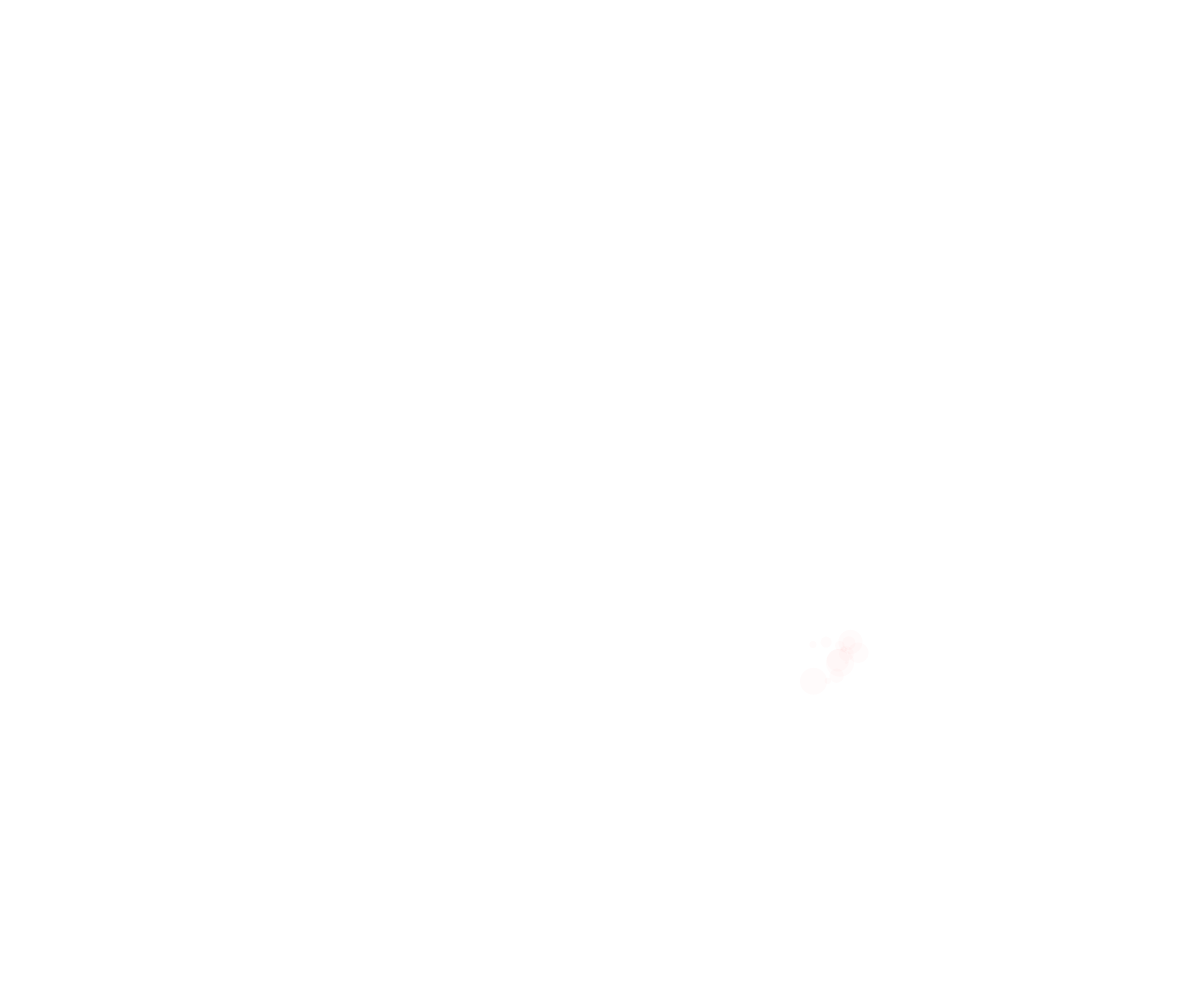
Frame 1 (no input)
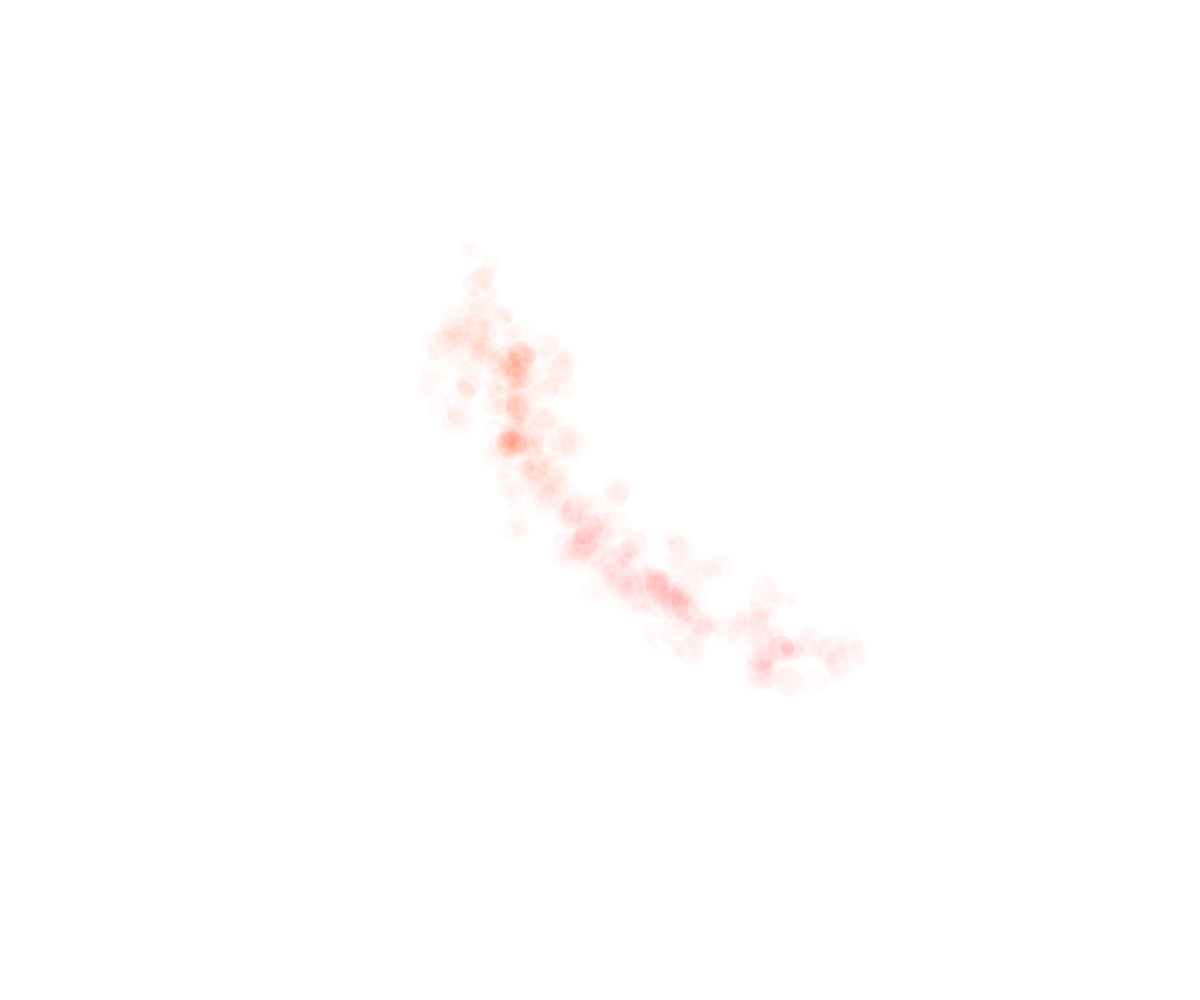
Frame 60 (no input)
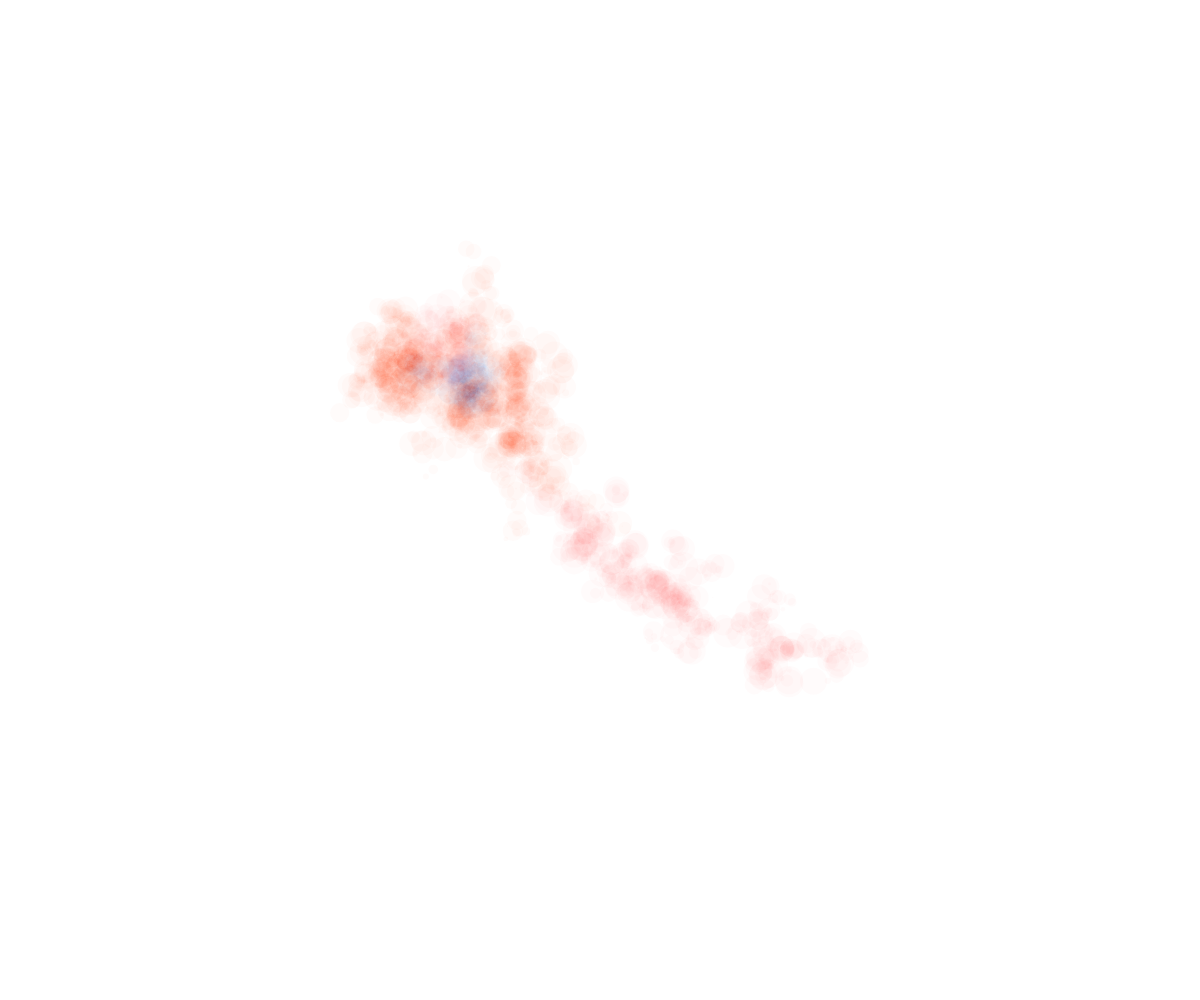
Frame 120 (the mouse pressed at the canvas centre since frame 60)

The p5.js sketch that drew these frames (run headless with seeded random() and noise() and a simulated clock; from frame 60 on, the mouse is pressed at the canvas centre):

// p5.js sketch
// ── sketch.js
var smallPoint, largePoint;
var colors = [];
var index = 0;
var angle = 0;
var t = 0;

function setup() {
  var canvas = createCanvas(windowWidth, windowHeight);
  colors.push(color(237, 70, 100, 6));
  colors.push(color(237, 70, 47, 6));
  colors.push(color(104, 171, 250, 6));
  smallPoint = 1;
  largePoint = 30;
  noStroke();
  clear();

  angleMode(RADIANS);
}

function draw() {
  t = t + 0.01;
  var p1 = noise (t);
  var p2 = noise(t - 2);
  var x = map(p1, 0, 1, 0, width);
  var y = map(p2, 0, 1, 0, height);
  for (var i = 0; i < 15; i++) {
    var v = p5.Vector.random2D();

    var wave = map(sin(angle), -1, 1, 3, 4);

    v.mult(random(1, 5*wave));
    var pointillize = random(smallPoint, largePoint);
    x += v.x;
    y += v.y;
    blendMode(ADD);
    fill(colors[index]);
    ellipse(x, y, pointillize, pointillize);
  }

  if (random(1) < 0.01) {
    index = (index + 1) % colors.length;
  }

  angle += 0.02;
}
